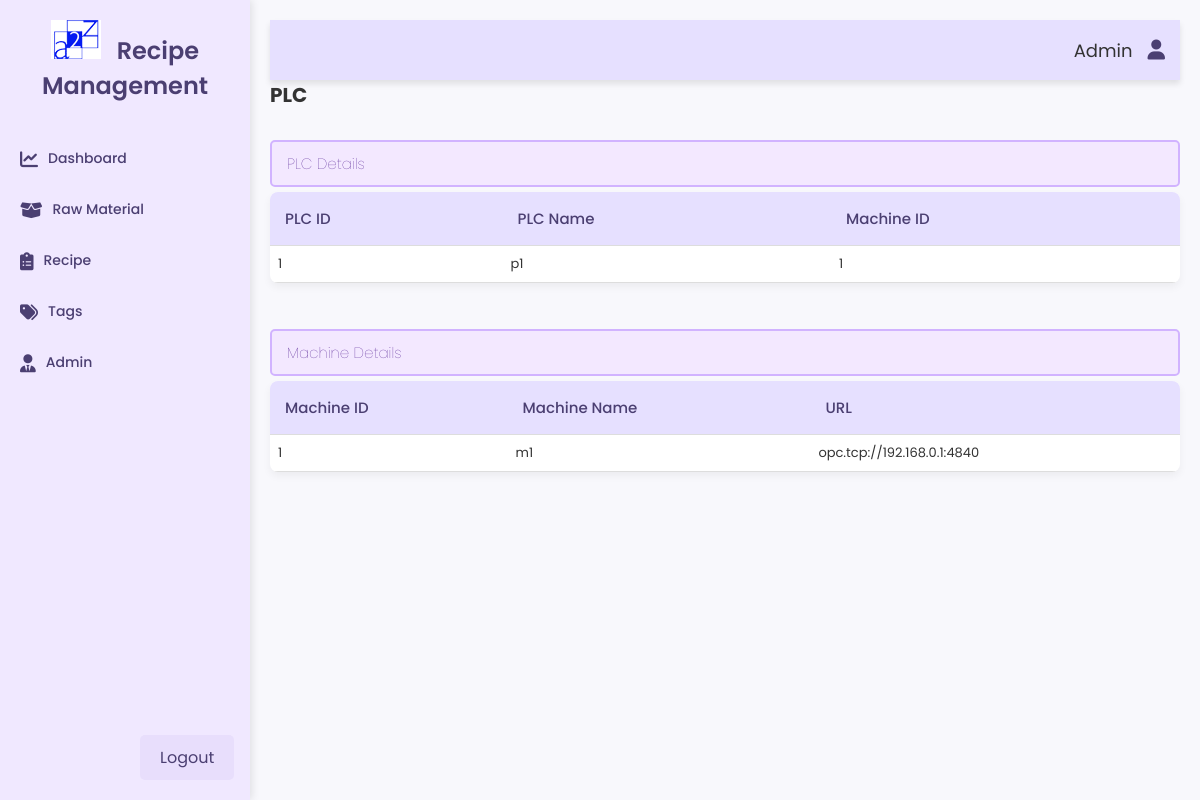
The page /plc on the database its author committed.
### tables this page shows
CREATE TABLE "Plc_Table" (
	"plcId"	INTEGER,
	"plcName"	VARCHAR,
	"mId"	INTEGER,
	PRIMARY KEY("plcId"),
	CONSTRAINT "machineId" FOREIGN KEY("mId") REFERENCES "Machine_Table"("machineId")
);

CREATE TABLE "Machine_Table" (
	"machineId"	INTEGER,
	"machineName"	VARCHAR,
	"URL"	VARCHAR,
	PRIMARY KEY("machineId")
);

### app.py (the view)
@app.route('/plc')
def plc():
    conn = sqlite3.connect('a2z_database.db')
    conn.row_factory = sqlite3.Row  # Return rows as dictionaries
    cursor = conn.cursor()
    cursor.execute('SELECT * FROM Plc_Table')  # Adjust query as per your DB schema
    plc_tags = cursor.fetchall()
    cursor.execute('SELECT * FROM Machine_Table')  # Adjust query as per your DB schema
    machine_tags = cursor.fetchall()
    conn.close()
    return render_template('plc.html', plc_tags=plc_tags, machine_tags=machine_tags)

### templates/plc.html
{% extends "base.html" %}
{% block content %}
<div class="container mt-4">
    <h1>PLC</h1>
    <h2 class="highlighted-box">PLC Details</h2>
    <table class="table table-bordered">
        <thead>
            <tr>
                <th>PLC ID</th>
                <th>PLC Name</th>
                <th>Machine ID</th>
            </tr>
        </thead>
        <tbody>
            {% for plc in plc_tags %}
            <tr>
                <td>{{ plc.plcId }}</td>
                <td>{{ plc.plcName }}</td>
                <td>{{ plc.mId }}</td>
            </tr>
            {% endfor %}
        </tbody>
    </table>
    <br>
    <h2 class="highlighted-box">Machine Details</h2>
    <table class="table table-bordered">
        <thead>
            <tr>
                <th>Machine ID</th>
                <th>Machine Name</th>
                <th>URL</th>
            </tr>
        </thead>
        <tbody>
            {% for machine in machine_tags %}
            <tr>
                <td>{{ machine.machineId }}</td>
                <td>{{ machine.machineName }}</td>
                <td>{{ machine.URL }}</td>
            </tr>
            {% endfor %}
        </tbody>
    </table>
</div>
{% endblock %}

### static/style1.css (style rules this page uses)
* { margin: 0; padding: 0; box-sizing: border-box; font-family: 'Poppins', sans-serif; }
table { width: 100%; border-collapse: collapse; background-color: #fff; box-shadow: 0 4px 8px rgba(0, 0, 0, 0.05); border-radius: 8px; overflow: hidden; }
th, td { padding: 15px; text-align: left; border-bottom: 1px solid #ddd; transition: background 0.3s ease; }
th { background-color: #e6e0ff; color: #4b3f72; font-size: 15px; font-weight: 500; }
td { font-size: 13px; color: #333; }
table { width: 100%; border-spacing: 10px; }
table td { padding: 8px; vertical-align: middle; }
.highlighted-box { background-color: #f3e8ff; color: #4a148c; padding: 10px 15px; border: 2px solid #d1b3ff; border-radius: 5px; text-align: left; font-family: 'poppins', sans-serif; font-weight: lighter; margin-top: 30px; margin-bottom: 5px; }

### rows shown on the page
Plc_Table: plcId "1", plcName "p1", mId "1"
Machine_Table: machineId "1", machineName "m1", URL "opc.tcp://192.168.0.1:4840"
